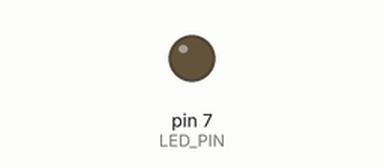
The sketch below on a simulated Arduino Uno, built with avr-gcc and run on an emulated ATmega328P. Shown: output pins drawn as LEDs (lit = HIGH). What the sketch prints to the serial monitor is not drawn.

Above: at 0.05 s.
At 0.5 s:
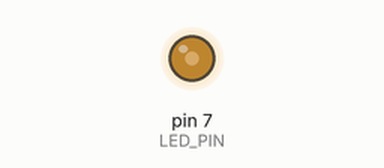
At 0.95 s:
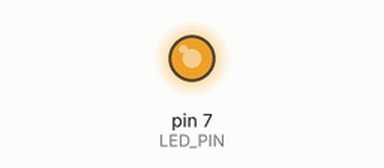
At 1.85 s:
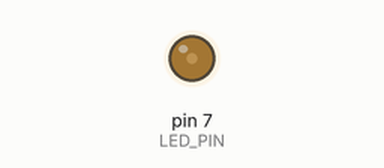
Timing chart, 0 to 4.7 s (numbered marks = the images above):
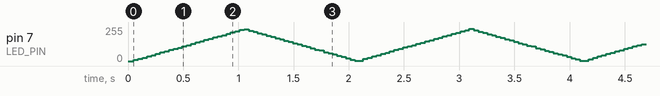

The sketch:

pratice.ino
```cpp
const byte LED_PIN = 7;

// period 범위: 100~10000 μs
const int MIN_PERIOD_US = 100;
const int MAX_PERIOD_US = 10000;

// duty 범위: 0~100%
const int MIN_DUTY = 0;
const int MAX_DUTY = 100;

//int periodUs = 10000; // 주기: 10 ms
//int periodUs = 1000;  // 주기: 1 ms
int periodUs = 100;   // 주기: 0.1 ms
int dutyPercent = 0;

// PWM 주기를 마이크로초 단위로 설정
void set_period(int period) {
  periodUs = constrain(period, MIN_PERIOD_US, MAX_PERIOD_US);
}

// PWM duty를 0~100%로 설정
void set_duty(int duty) {
  dutyPercent = constrain(duty, MIN_DUTY, MAX_DUTY);
}

// digitalWrite()와 delayMicroseconds()를 이용해
// 설정된 주기와 duty의 PWM 신호 한 주기를 출력
void writePWMcycle() {
  int highUs = (long)periodUs * dutyPercent / 100;
  int lowUs = periodUs - highUs;

  if (highUs > 0) {
    digitalWrite(LED_PIN, HIGH);
    delayMicroseconds(highUs);
  }

  if (lowUs > 0) {
    digitalWrite(LED_PIN, LOW);
    delayMicroseconds(lowUs);
  }
}

void setup() {
  pinMode(LED_PIN, OUTPUT);
  digitalWrite(LED_PIN, LOW);

  Serial.begin(115200);  // 시리얼 플로터 출력 속도
  set_period(1000);      // 기본 주기: 1 ms
  set_duty(0);
}

void loop() {
  // duty 0% → 100%
  for (int duty = 0; duty <= 100; duty++) {
    set_duty(duty);
    unsigned long startMs = millis();

    while (millis() - startMs < 10) {
      writePWMcycle();
    }

    Serial.println(duty);  // 시리얼 플로터에 duty 출력
  }

  // duty 99% → 0%
  for (int duty = 99; duty >= 0; duty--) {
    set_duty(duty);
    unsigned long startMs = millis();

    while (millis() - startMs < 10) {
      writePWMcycle();
    }

    Serial.println(duty);  // 시리얼 플로터에 duty 출력
  }
}
```
